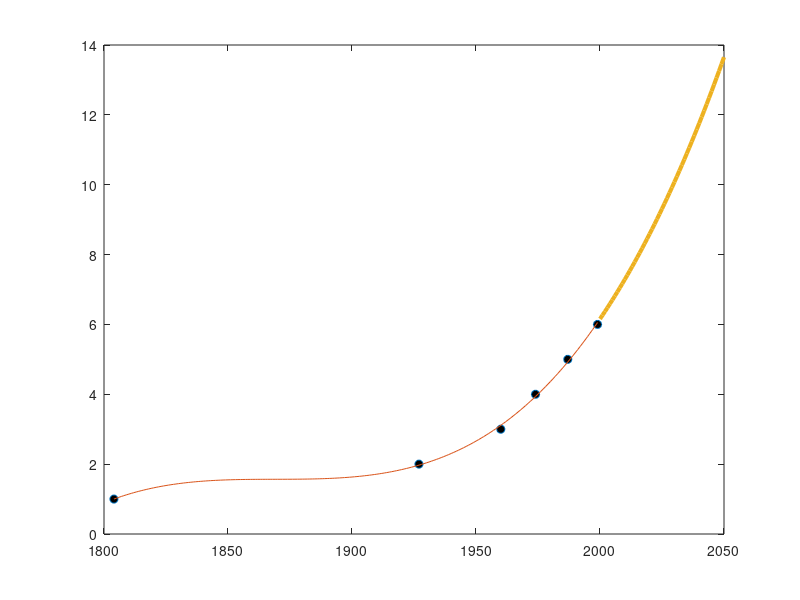

MATLAB code for this plot:
t = [1804, 1927, 1960, 1974, 1987, 1999]';
p = [1, 2, 3, 4, 5, 6]';
d = 3
A = zeros(length(t), d+1);

for i = 1:d+1
  A(:,i) = t.^(i-1);
end

c = A\p;

tt = [1804:1999]';
AA = zeros(length(tt), d+1);
for i = 1:d+1
  AA(:,i) = tt.^(i-1);
end
pp = AA*c;

plot(t, p, 'o', 'MarkerFaceColor', 'k');
hold on
plot(tt, pp) 

tt = [2000:2050]';
AA = zeros(length(tt), d+1);
for i = 1:d+1
  AA(:,i) = tt.^(i-1);
end
pp = AA*c;
plot(tt, pp, 'LineWidth', 3)
c 